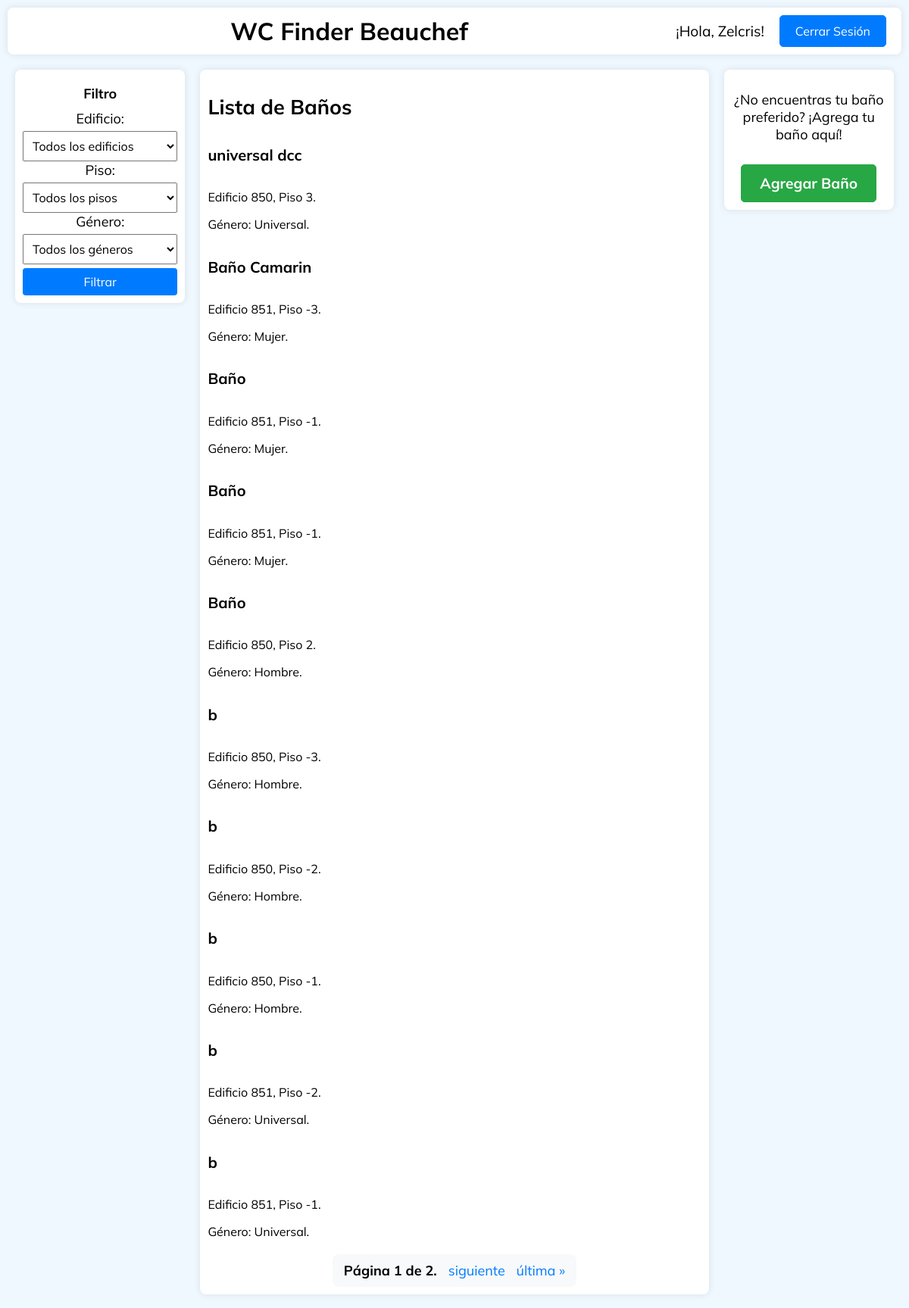
Page / (signed in) on the committed database.
### todoapp/models.py (models this page shows, shortened)
class User(AbstractUser):
  pronombres = [('La','La'),('El','El'), ('Le','Le'),('Otro','Otro')]
  pronombre = models.CharField(max_length=5,choices=pronombres)
  apodo = models.CharField(max_length=30)

class Bathroom(models.Model):
    GENDER_CHOICES = [
        ('mujer', 'Mujer'),
        ('hombre', 'Hombre'),
        ('universal', 'Universal'),
    ]
    BUILDS_CHOICES = [
        ('850', '850'),
        ('851', '851'),
    ]
    FLOOR_CHOICES = [
        ('-3', '-3'),
        ('-2', '-2'),
        ('-1', '-1'),
        ('1', '1'),
        ('2', '2'),
        ('3', '3'),
        ('4', '4'),
        ('5', '5'),
        ('6', '6'),
        ('7', '7'),
    ]
    name = models.CharField(max_length=100)
    building = models.CharField(max_length=3, choices=BUILDS_CHOICES)
    floor = models.CharField(max_length=2,choices=FLOOR_CHOICES)
    gender = models.CharField(max_length=10, choices=GENDER_CHOICES)
    description = models.CharField(max_length=300)
    image = models.ImageField(upload_to='bathroom_images/', blank=True, null=True)
    publicar = models.BooleanField(default=False)
    latitude = models.FloatField(null=True, blank=True)
    longitude = models.FloatField(null=True, blank=True)

### todoapp/views.py (the view)
# urls.py: 2. Add a URL to urlpatterns:  path('', views.home, name='home')
def home(request):
    bathrooms = Bathroom.objects.filter(publicar=True)
    buildings = Bathroom.objects.values_list('building', flat=True).distinct()
    floors = Bathroom.objects.values_list('floor', flat=True).distinct().order_by('floor')
    genders = [choice[0] for choice in Bathroom.GENDER_CHOICES]
    building_filter = request.GET.get('building')
    floor_filter = request.GET.get('floor')
    bathroom_filter = request.GET.get('bathroom')
    gender_filter = request.GET.get('gender')
    if building_filter:
        bathrooms = bathrooms.filter(building=building_filter)
    if floor_filter:
        bathrooms = bathrooms.filter(floor=floor_filter)
    if bathroom_filter:
        bathrooms = bathrooms.filter(name=bathroom_filter)
    if gender_filter:
        bathrooms = bathrooms.filter(gender=gender_filter)
    available_bathrooms = bathrooms.values_list('name', flat=True)
    paginator = Paginator(bathrooms, 10)  # 10 baños por página
    page = request.GET.get('page')
    try:
        bathrooms = paginator.page(page)
    except PageNotAnInteger:
        bathrooms = paginator.page(1)
    except EmptyPage:
        bathrooms = paginator.page(paginator.num_pages)
    context = {
        'bathrooms': bathrooms,
        'buildings': buildings,
        'floors': floors,
        'available_bathrooms': available_bathrooms,
        'genders': genders,
        'selected_building': building_filter,
        'selected_floor': floor_filter,
        'selected_bathroom': bathroom_filter,
        'selected_gender': gender_filter,
    }
    if request.is_ajax():
        return render(request, 'todoapp/home.html', context)
    return render(request, 'todoapp/home.html', context)

### todoapp/templates/todoapp/home.html (shortened to what this page needs)
{% extends 'todoapp/navbar.html' %}
{% block extra_css %}
{% load static %}
<link rel="stylesheet" type="text/css" href="{% static 'css/home.css' %}">
{% endblock %}
{% block content %}
    <div class="window-container filter-container">
        <aside class="filter">
            <h4>Filtro</h4>
            <form method="get" id="filterForm">
                <label for="building">Edificio:</label>
                <select name="building" id="building">
                    <option value="">Todos los edificios</option>
                </select>
                <label for="floor">Piso:</label>
                <select name="floor" id="floor">
                    <option value="">Todos los pisos</option>
                </select>
                <label for="gender">Género:</label>
                <select name="gender" id="gender">
                    <option value="">Todos los géneros</option>
                </select>
                <button type="submit">Filtrar</button>
            </form>
        </aside>
    </div>
    <div class="window-container bathroom-list-container">
        <section class="bathroom-list">
            <h2>Lista de Baños</h2>
            <div id="bathroom-list">
                {% for bathroom in bathrooms %}
                <a href="/bathroom/{{ bathroom.id}}" class="card-link">
                    <div class="card-body">
                        <h5 class="card-title">{{ bathroom.name }}</h5>
                        <p class="card-text">Edificio {{ bathroom.building }}, Piso {{ bathroom.floor }}.</p>
                        <p class="card-text">Género: {{ bathroom.get_gender_display }}.</p>
                    </div>
                </a>
                {% endfor %}
                <div class="pagination">
                    <span class="step-links">
                        <span class="current">
                            Página {{ bathrooms.number }} de {{ bathrooms.paginator.num_pages }}.
                        </span>
                        {% if bathrooms.has_next %}
                            <a href="?page={{ bathrooms.next_page_number }}" class="pagination-link" data-page="{{ bathrooms.next_page_number }}">siguiente</a>
                            <a href="?page={{ bathrooms.paginator.num_pages }}" class="pagination-link" data-page="{{ bathrooms.paginator.num_pages }}">última &raquo;</a>
                        {% endif %}
                    </span>
                </div>
            </div>
        </section>
    </div>
    <div class="window-container add-button-container">
        <aside class="add-button">
            {% if request.user.is_authenticated %}
                <p class="add-button-text">¿No encuentras tu baño preferido? ¡Agrega tu baño aquí!</p>
                <a class="btn btn-primary btn-block" href="/add_bathroom">Agregar Baño</a>
            {% else %}
                <p>Por favor, inicia sesión o regístrate para agregar baños.</p>
                <a class="btn btn-primary btn-block login-btn" href="/login">Iniciar sesión</a>
                <a class="btn btn-primary btn-block register-btn" href="/register">Registrarme</a>
            {% endif %}
        </aside>
    </div>
{% endblock %}

### todoapp/templates/todoapp/navbar.html (shortened to what this page needs)
{% load static %}
<!DOCTYPE html>
<html lang="es">
<head>
    {% block extra_css %}{% endblock %}
</head>
<body>
    <header class="window-container navbar">
        <div class="navbar-brand">
            <a href="{% url 'home' %}" class="card-link">
                <span class="app-title">WC Finder Beauchef</span>
            </a>
        </div>
        <div class="user-info">
            {% if user.is_authenticated %}
                <span class="username">¡Hola, {{ user.username }}!</span>
                <a href="{% url 'logout' %}" class="logout-btn">Cerrar Sesión</a>
            {% else %}
                <a href="{% url 'login' %}" class="logout-btn login-btn">Iniciar Sesión</a>
                <a href="{% url 'register_user' %}" class="logout-btn register-btn">Registrarse</a>
            {% endif %}
        </div>
    </header>
    <main class="container">
      {% block content %}
      {% endblock %}
    </main>
</body>
</html>

### todoapp/static/css/home.css (style rules this page uses)
:root { --font-main: 'Mulish', sans-serif; --color-primary: #007bff; --color-primary-dark: #0056b3; --color-success: #28a745; --color-success-dark: #218838; --color-border: #ccc; --color-bg: #ffffff; --color-shadow: rgba(0, 0, 0, 0.1); --color-bg-light-gray: #f8f9fa; --color-aliceblue: #f0f8ff; }
body { font-family: var(--font-main); background-color: var(--color-aliceblue); margin: 0; padding: 0; font-size: 18px; }
.window-container { background-color: white; color: black; padding: 10px 20px; border-radius: 8px; box-shadow: 0px 0px 10px var(--color-shadow); margin: 10px; }
.navbar { background-color: white; color: black; padding: 10px 20px; display: flex; justify-content: space-between; align-items: center; border-radius: 8px; box-shadow: 0px 0px 10px var(--color-shadow); margin: 10px; }
.navbar-brand { font-size: 2rem; font-weight: bold; margin: 0; text-align: center; flex: 1; }
.user-info { display: flex; gap: 10px; align-items: center; }
.username { margin-right: 10px; font-size: 1.2rem; }
.logout-btn { color: white; text-decoration: none; padding: 10px 20px; font-size: 1rem; background-color: var(--color-primary); border: 1px solid var(--color-primary); border-radius: 5px; transition: background-color 0.3s ease, border-color 0.3s ease; }
.container { display: flex; justify-content: space-between; margin: 10px; align-items: flex-start; }
.filter-container { flex: 1 1 20%; padding: 10px; box-sizing: border-box; display: flex; flex-direction: column; align-items: center; text-align: center; }
.filter { display: flex; flex-direction: column; align-items: center; }
.filter h4 { margin: 0; padding: 10px; }
.filter select, .filter button { width: 100%; padding: 8px; margin-top: 5px; font-size: 16px; font-family: inherit; }
.filter button { background-color: #007bff; color: white; border: none; border-radius: 4px; cursor: pointer; }
.bathroom-list-container { flex: 1 1 60%; padding: 10px; box-sizing: border-box; }
.card-title { font-size: 20px; }
.card-text { font-size: 16px; }
.card-link { text-decoration: none; color: inherit; display: block; }
.add-button-container { flex: 1 1 20%; padding: 10px; box-sizing: border-box; }
.add-button { display: flex; flex-direction: column; align-items: center; text-align: center; text-decoration: none; }
.add-button .btn { background-color: var(--color-success); border: 1px solid var(--color-success); color: white; padding: 12px 24px; font-size: 1.2rem; border-radius: 5px; text-align: center; display: block; margin-top: 10px; font-weight: bold; transition: background-color 0.3s ease, border-color 0.3s ease; text-decoration: none; }
.pagination { text-align: center; margin-top: 20px; }
.pagination .step-links { display: inline-block; padding: 10px; border-radius: 8px; background-color: var(--color-bg-light-gray); }
.pagination a { color: var(--color-primary); text-decoration: none; margin: 0 5px; }
.pagination .current { font-weight: bold; margin: 0 5px; }

### rows in the picture
User: username "Zelcris"
Bathroom: name "universal dcc", building "850", floor "3", gender "Universal"
Bathroom: name "Baño Camarin", building "851", floor "-3", gender "Mujer"
Bathroom: name "Baño", building "851", floor "-1", gender "Mujer"
Bathroom: name "Baño", building "851", floor "-1", gender "Mujer"
Bathroom: name "Baño", building "850", floor "2", gender "Hombre"
Bathroom: name "b", building "850", floor "-3", gender "Hombre"
Bathroom: name "b", building "850", floor "-2", gender "Hombre"
Bathroom: name "b", building "850", floor "-1", gender "Hombre"
Bathroom: name "b", building "851", floor "-2", gender "Universal"
Bathroom: name "b", building "851", floor "-1", gender "Universal"

### other values in the picture
{{ bathrooms.number }} "1"
{{ bathrooms.paginator.num_pages }} "2"
